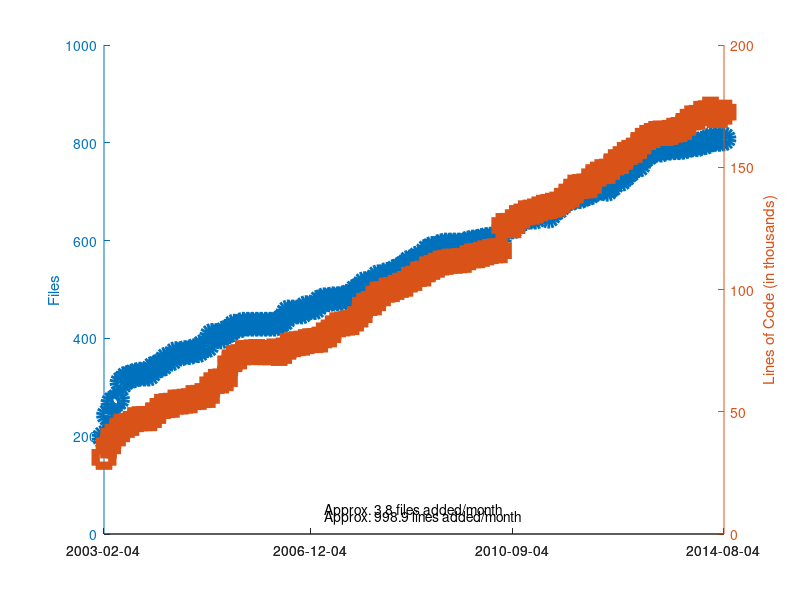

Recreate this plot in MATLAB.
clear all
clf
hold on

% These data were gathered using version 1.60 of the CLOC perl script:
% http://sourceforge.net/projects/cloc/files/cloc/v1.60/cloc-1.60.pl/download
%
% Lines of code are counted from include/*/*.h and src/*/*.C.
%
% The basic idea (which should be scripted) is to run:
% git checkout `git rev-list -n 1 --before="$my_date" master`
% cloc.pl src/*/*.C include/*/*.h
%
% The output looks like:
%      799 text files.
%      799 unique files.
%        0 files ignored.
%
% http://cloc.sourceforge.net v 1.60  T=3.43 s (233.1 files/s, 91171.7 lines/s)
% -------------------------------------------------------------------------------
% Language                     files          blank        comment           code
% -------------------------------------------------------------------------------
% C++                            416          43101          34649         135725
% C/C++ Header                   383          20283          42494          36260
% -------------------------------------------------------------------------------
% SUM:                           799          63384          77143         171985
% -------------------------------------------------------------------------------
%
% I only gathered the sum of code lines and the number of files, but
% clearly other data is available.
%
% For versions in SVN, the command to update to the version at a particular date is:
% svn update -r {2011-12-04}

% Date, Num Files, Num Lines
data = {
% 2003 - All data from archived svn repo
    % '2003-01-10', 158, 29088 % SVN revision 4 - this is the first revision with trunk/libmesh
    % '2003-01-20', 184, 28937 % SVN revision 11
    % '2003-01-24', 198, 31158 % SVN revision 23
    '2003-02-04', 198, 31344 % SVN revision 47
    '2003-03-04', 243, 36036
    '2003-04-04', 269, 39946
    '2003-05-04', 275, 40941
    '2003-06-04', 310, 44090
    '2003-07-04', 319, 44445
    '2003-08-04', 322, 45225
    '2003-09-04', 325, 46762
    '2003-10-04', 327, 47151
    '2003-11-04', 327, 47152 % Up to now, all the include files were in the same directory
    '2003-12-04', 327, 47184
% 2004 - All data from archived svn repo
    '2004-01-04', 339, 48437
    '2004-02-04', 343, 50455
    '2004-03-04', 347, 52198
    '2004-04-04', 358, 52515
    '2004-05-04', 358, 52653
    '2004-06-04', 369, 53953
    '2004-07-04', 368, 53981
    '2004-08-04', 371, 54316
    '2004-09-04', 371, 54510
    '2004-10-04', 375, 55785
    '2004-11-04', 375, 55880
    '2004-12-04', 384, 56612
% 2005 - All data from archived svn repo
    '2005-01-04', 385, 56674
    '2005-02-04', 406, 61034
    '2005-03-04', 406, 62423
    '2005-04-04', 403, 62595
    '2005-05-04', 412, 63540
    '2005-06-04', 416, 69619
    '2005-07-04', 425, 72092
    '2005-08-04', 425, 72445
    '2005-09-04', 429, 74148
    '2005-10-04', 429, 74263
    '2005-11-04', 429, 74486
    '2005-12-04', 429, 74629
% 2006 - All data from archived svn repo
    '2006-01-04', 429, 74161
    '2006-02-04', 429, 74165
    '2006-03-04', 429, 74170
    '2006-04-04', 429, 74864
    '2006-05-04', 433, 73847
    '2006-06-04', 438, 74681
    '2006-07-04', 454, 76954
    '2006-08-04', 454, 77464
    '2006-09-04', 454, 77843
    '2006-10-04', 454, 78051
    '2006-11-04', 463, 78683
    '2006-12-04', 463, 79057
% 2007 - All data from archived svn repo
    '2007-01-04', 463, 79149
    '2007-02-04', 475, 79344
    '2007-03-04', 479, 81416
    '2007-04-04', 479, 81468
    '2007-05-04', 481, 84312
    '2007-06-04', 481, 85565
    '2007-07-04', 482, 85924
    '2007-08-04', 485, 86248
    '2007-09-04', 487, 86481
    '2007-10-04', 497, 87926
    '2007-11-04', 502, 89687
    '2007-12-04', 512, 93523
% 2008 - All data from archived svn repo
    '2008-01-04', 512, 94263
    '2008-02-04', 515, 94557
    '2008-03-04', 526, 98127
    '2008-04-04', 526, 98256
    '2008-05-04', 531, 99715
    '2008-06-04', 531, 99963
    '2008-07-04', 538, 100839
    '2008-08-04', 542, 101682
    '2008-09-04', 548, 102163
    '2008-10-04', 556, 104185
    '2008-11-04', 558, 104535
    '2008-12-04', 565, 106318
% 2009 - All data from archived svn repo
    '2009-01-04', 565, 106340
    '2009-02-04', 579, 108431
    '2009-03-04', 584, 109050
    '2009-04-04', 584, 109922
    '2009-05-04', 589, 110821
    '2009-06-04', 591, 111094
    '2009-07-04', 591, 111571
    '2009-08-04', 591, 111555
    '2009-09-04', 591, 111746
    '2009-10-04', 591, 111920
    '2009-11-04', 595, 112993
    '2009-12-04', 597, 113744
% 2010 - All data from archived svn repo
    '2010-01-04', 598, 113840
    '2010-02-04', 600, 114378
    '2010-03-04', 602, 114981
    '2010-04-04', 603, 115509
    '2010-05-04', 603, 115821
    '2010-06-04', 603, 115875
    '2010-07-04', 627, 126159
    '2010-08-04', 627, 126217
    '2010-09-04', 628, 126078
    '2010-10-04', 642, 129417
    '2010-11-04', 643, 130045
    '2010-12-04', 648, 131363
% 2011 - All data from archived svn repo
    '2011-01-04', 648, 131644
    '2011-02-04', 648, 132105
    '2011-03-04', 658, 132950
    '2011-04-04', 661, 133643
    '2011-05-04', 650, 133958
    '2011-06-04', 662, 134447
    '2011-07-04', 667, 134938
    '2011-08-04', 679, 136338
    '2011-09-04', 684, 138165
    '2011-10-04', 686, 138627
    '2011-11-04', 690, 141876
    '2011-12-04', 690, 142096
% 2012
    '2012-01-04', 694, 142345
    '2012-02-04', 697, 142585
    '2012-03-04', 703, 146127
    '2012-04-04', 706, 147191
    '2012-05-04', 708, 148202
    '2012-06-04', 705, 148334
    '2012-07-04', 713, 150066
    '2012-08-04', 727, 152269
    '2012-09-04', 725, 152381
    '2012-10-04', 734, 155213 % cloc reports 1092 and 1094 files for Oct/Nov, Don't know what happened...
    '2012-11-04', 743, 156082 % We moved from libmesh/src to src around here so maybe that caused it?
    '2012-12-04', 752, 156903
% 2013
    '2013-01-04', 754, 158689
    '2013-02-04', 770, 161001
    '2013-03-04', 776, 162189
    '2013-04-04', 783, 162986
    '2013-05-04', 785, 163808
    '2013-06-04', 785, 164022
    '2013-07-04', 789, 163854
    '2013-08-04', 789, 164269
    '2013-09-04', 790, 165129
    '2013-10-04', 790, 165447
    '2013-11-04', 791, 166287
    '2013-12-04', 794, 168772
% 2014
    '2014-01-04', 796, 170174
    '2014-02-04', 796, 170395
    '2014-03-04', 799, 172037
    '2014-04-04', 801, 172262
    '2014-05-04', 806, 173772
    '2014-06-04', 807, 171098
    '2014-07-04', 807, 171220
    '2014-08-04', 808, 172534
       };

% Try and support multiple versions of Octave
is_380 = strcmp(version(), '3.8.0');

% length works like you would expect it to for cell arrays.
N=length(data);

% Can't plot string data automatically?
x=linspace(1,N,N);

% Extract data
n_files = [data{:,2}];
n_lines = [data{:,3}];

% Only way to set linestyles with plotyy is after the fact, apparently.
% plotyy returns the axis handle first, followed by the two plot handles.
[haxis, h1, h2] = plotyy(x, n_files, x, n_lines ./ 1000);

% Make linear fit, the numbers tell approximate {n_files,n_lines} per month
files_fit = polyfit(x, n_files, 1);
lines_fit = polyfit(x, n_lines, 1);

files_per_month = files_fit(1);
lines_per_month = lines_fit(1);

if (is_380)
  text(50, 100, ['Approx. ', num2str(files_per_month, '%.1f'), ' files added/month']);
  text(50, 35, ['Approx. ', num2str(lines_per_month, '%.1f'), ' lines added/month']);
else
  text(50, 50, ['Approx. ', num2str(files_per_month, '%.1f'), ' files added/month']);
  text(50, 35, ['Approx. ', num2str(lines_per_month, '%.1f'), ' lines added/month']);
end

% Label the axes
ylabel (haxis(1), 'Files');
ylabel (haxis(2), 'Lines of Code (in thousands)');

% Make thick lines - this looks better in PDF
set([h1, h2], 'linewidth', 6);

% Turn on markers
set(h1, 'marker', 'o');
set(h2, 'marker', 's');

% Use bigger markers
set([h1, h2], 'markersize', 12);

% Make dashed line?  Aquaterm doesn't seem to properly display this, but it
% does work in the PDF!
set(h1, 'linestyle', '--');

% Set the xticks and labels so that it shows dates instead of numbers.
xticksat = [1 ceil(N/3) floor(2*N/3) N];
set(haxis, 'xtick', xticksat);

for i=1:length(xticksat)
  xtlabels{i} = data{xticksat(i), 1};
end
set(haxis, 'xticklabel', xtlabels);

if (is_380)
  set (gcf, "papersize", [11, 8.5]);
  set (gcf, "paperorientation", 'landscape');
  set (gcf, "paperposition", [0.25, 0.25, 8.0, 10.5]);
  print('-dpdf', 'cloc_libmesh.pdf', '-FHelvetica:20');
else
  % Make a PDF of this plot.  I had to mess with setting the size
  % manually through the print command, otherwise the right-hand axis
  % was cut off.  I just picked 1920x1080 at random and it seemed to
  % work...
  print('-dpdf', '-S1920,1080', 'cloc_libmesh.pdf', '-FHelvetica:20');
end
